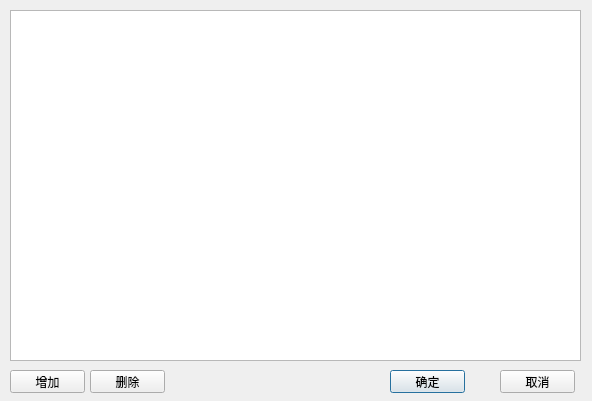
<?xml version="1.0" encoding="UTF-8"?>
<ui version="4.0">
 <class>LogFieldDialog</class>
 <widget class="QDialog" name="LogFieldDialog">
  <property name="geometry">
   <rect>
    <x>0</x>
    <y>0</y>
    <width>592</width>
    <height>401</height>
   </rect>
  </property>
  <property name="windowTitle">
   <string>日志字段</string>
  </property>
  <widget class="QPushButton" name="OkButton">
   <property name="geometry">
    <rect>
     <x>390</x>
     <y>370</y>
     <width>75</width>
     <height>23</height>
    </rect>
   </property>
   <property name="text">
    <string>确定</string>
   </property>
  </widget>
  <widget class="QPushButton" name="AddButton">
   <property name="geometry">
    <rect>
     <x>10</x>
     <y>370</y>
     <width>75</width>
     <height>23</height>
    </rect>
   </property>
   <property name="text">
    <string>增加</string>
   </property>
  </widget>
  <widget class="QPushButton" name="RemoveButton">
   <property name="geometry">
    <rect>
     <x>90</x>
     <y>370</y>
     <width>75</width>
     <height>23</height>
    </rect>
   </property>
   <property name="text">
    <string>删除</string>
   </property>
  </widget>
  <widget class="QPushButton" name="CancelButton">
   <property name="geometry">
    <rect>
     <x>500</x>
     <y>370</y>
     <width>75</width>
     <height>23</height>
    </rect>
   </property>
   <property name="text">
    <string>取消</string>
   </property>
  </widget>
  <widget class="QTableView" name="tableView">
   <property name="geometry">
    <rect>
     <x>10</x>
     <y>10</y>
     <width>571</width>
     <height>351</height>
    </rect>
   </property>
  </widget>
 </widget>
 <resources/>
 <connections/>
</ui>
